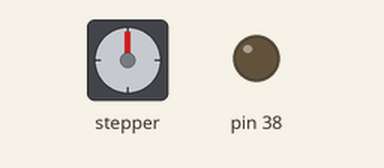
The sketch below on a simulated Arduino Mega 2560, built with avr-gcc and run on an emulated ATmega2560. Parts: stepper motor, output pins drawn as LEDs (lit = HIGH). Wiring (inferred from the names in the program): stepper motor driver (200 steps per turn assumed): step A0; direction A1. Pins used as bus, display or sensor lines are not drawn.

Above: at 0.1 s.
Timing chart, 0 to 100.2 s (numbered marks = the images above):
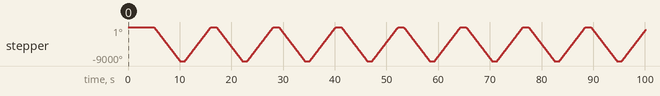

The sketch:

PilotageMoteur_Primitif.ino
```cpp
#define PIN_STEP_1 A0
#define PIN_DIR_1 A1

/*
 * Information utile:
 * Taille demi-carré = 208 pas pour une vitesse 200 100 => 250/208 = 1.202
 * Taille carré = 445 pas pour une vitesse 500 500 => 1.124
 * Taille carré = 428 pas pour une vitesse 200 100 => 1.168
 * Taille de carré à carré 16280 pour 40.8 mm 40800/16280 = 2.5um pour une vitesse 200 100
 * Déplacement minimal 2 pas sinon le moteur ne tourne pas
 * Environ 6/7 secondes pour parcourrir le wafer pour une vitesse 200 100
 */
void setup() {
  // put your setup code here, to run once:
  pinMode(PIN_STEP_1, OUTPUT);
  pinMode(PIN_DIR_1, OUTPUT);
  pinMode(38,OUTPUT);
  digitalWrite(38,LOW);


  delay(5000);
  for(int i=0;i<10;i++){
    //aller_retour(2000);
    //aller_retour1(16280);
    //aller_retour1(445);
    //aller_retour2(10000);
    deplacement_Gauche_Vu_Microscope(5000);
    delay(1000);
    deplacement_Droite_Vu_Microscope(5000);
    delay(1000);
  }


  //deplacement_Gauche_Vu_Microscope(440);
  //deplacement_Droite_Vu_Microscope(440);
  //30000 droite

  //deplacement_Droite_Vu_Microscope2(2);
  //deplacement_Gauche_Vu_Microscope2(4);

  //determinerPasMin(1,500);
}

void loop() {

}
void determinerPasMin(int deplacement, int n){
  int deplacementInverse = 0;

  for(int i=0; i<n; i++){
    deplacement_Droite_Vu_Microscope(deplacement);
    delay(500);
  }

  deplacementInverse = deplacement*n;
  deplacement_Gauche_Vu_Microscope(deplacementInverse);
}
//Fonction peut être plus douce
void deplacement_Droite_Vu_Microscope2(int nbPas){

  int vitesse = 500;
  int vitesseTarget = 300;

  digitalWrite(PIN_DIR_1, HIGH);
  for(int x=0; x<nbPas; x++){
    if(x<(vitesse-vitesseTarget)){
      vitesse--;
    }
    if(x>(vitesse-vitesseTarget)){
      vitesse++;
    }
    digitalWrite(PIN_STEP_1,HIGH);
    delayMicroseconds(vitesse);
    digitalWrite(PIN_STEP_1,LOW);
    delayMicroseconds(300);
  }
}
void deplacement_Gauche_Vu_Microscope2(int nbPas){

  int vitesse = 500;
  int vitesseTarget = 300;

  digitalWrite(PIN_DIR_1, LOW);
  for(int x=0; x<nbPas; x++){
    if(x<(vitesse-vitesseTarget)){
      vitesse--;
    }
    if(x>(vitesse-vitesseTarget)){
      vitesse++;
    }
    digitalWrite(PIN_STEP_1,HIGH);
    delayMicroseconds(vitesse);
    digitalWrite(PIN_STEP_1,LOW);
    delayMicroseconds(300);
  }
}
//Fonction brute
void deplacement_Droite_Vu_Microscope(int nbPas){
  digitalWrite(PIN_DIR_1, HIGH);
  for(int x=0; x<nbPas;x++){
    digitalWrite(PIN_STEP_1, HIGH);
    delayMicroseconds(500);
    digitalWrite(PIN_STEP_1, LOW);
    delayMicroseconds(500);
  }
}
void deplacement_Gauche_Vu_Microscope(int nbPas){
  digitalWrite(PIN_DIR_1, LOW);
  for(int x=0; x<nbPas;x++){
    digitalWrite(PIN_STEP_1, HIGH);
    delayMicroseconds(500);
    digitalWrite(PIN_STEP_1, LOW);
    delayMicroseconds(500);
  }
}
void aller_retour2(int nbPas){
  deplacement_Gauche_Vu_Microscope2(nbPas);
  delay(2000);
  deplacement_Droite_Vu_Microscope2(nbPas);
  delay(2000);
}
void aller_retour1(int nbPas){
  deplacement_Gauche_Vu_Microscope(nbPas);
  delay(2000);
  deplacement_Droite_Vu_Microscope(nbPas);
  delay(2000);
}
void aller_retour(int nbPas){
  digitalWrite(PIN_DIR_1, HIGH);
  for(int x=0; x<nbPas;x++){
    digitalWrite(PIN_STEP_1, HIGH);
    delayMicroseconds(500);
    digitalWrite(PIN_STEP_1, LOW);
    delayMicroseconds(500);
  }
  delay(2000);

  digitalWrite(PIN_DIR_1, LOW);
  for(int x=0; x<nbPas;x++){
    digitalWrite(PIN_STEP_1, HIGH);
    delayMicroseconds(500);
    digitalWrite(PIN_STEP_1, LOW);
    delayMicroseconds(500);
  }

  delay(2000);
}
```
